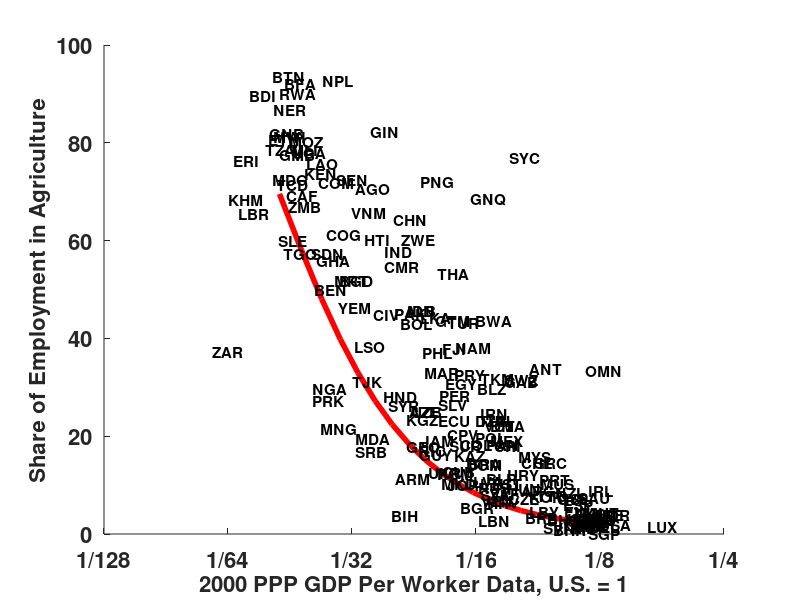
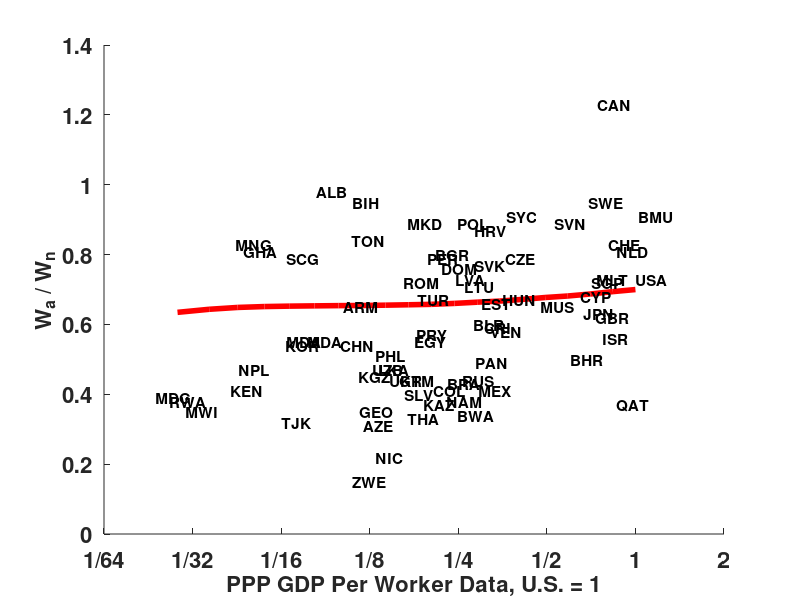

These figures' MATLAB source, in order:
clear all
load ndata.mat
load modelnew.mat
load wage_data.mat
close all

i = 1;

%%%%%%%%%%%%%%%%%%%%%%%%%%%%%%%%%%%%%%%%%%%%%%%%%%%%%%%%%%%%%%%%%%%%%%%%%%%
%%%%%%%%%%%%%%%%%%%%%%%%%%%%%%%%%%%%%%%%%%%%%%%%%%%%%%%%%%%%%%%%%%%%%%%%%%%
% Figure 2 in Lagakos and Waugh
axes1 = axes('Parent',figure,...
'XTickLabel',{'1/128','1/64','1/32','1/16','1/8','1/4','1/2','1','2','4'},...
'FontWeight','bold','FontSize',16);

hold('all');


plot(log2(ndata(:,2)./ndata(157,2)),ndata(:,3),'w*',log2(relgdp(i,:).^-1), 100.*empshr(i,:), 'r-','LineWidth',4)
text(log2(ndata(:,2)./ndata(157,2)),ndata(:,3),names(:,1),'Fontsize',11,'FontWeight','bold','Color','k')
xlabel('2000 PPP GDP Per Worker Data, U.S. = 1','FontWeight','bold','FontSize',16);
ylabel('Share of Employment in Agriculture','FontWeight','bold','FontSize',16);


%%%%%%%%%%%%%%%%%%%%%%%%%%%%%%%%%%%%%%%%%%%%%%%%%%%%%%%%%%%%%%%%%%%%%%%%%%%
%%%%%%%%%%%%%%%%%%%%%%%%%%%%%%%%%%%%%%%%%%%%%%%%%%%%%%%%%%%%%%%%%%%%%%%%%%%
% Figure 1 in Lagakos and Waugh

b = regress(rel_wages(:,2),[ones(length(rel_wages(:,2)),1), log2(rel_wages(:,1))]);

wfit = [ones(length(rel_wages(:,2)),1), sort(log2(rel_wages(:,1)))]*b;


axes1 = axes('Parent',figure,...
'XTickLabel',{'1/64','1/32','1/16','1/8','1/4','1/2','1','2'},...
'FontWeight','bold','FontSize',16);

hold('all');

plot(log2(rel_wages(:,1)),rel_wages(:,2),'w*',log2(relgdp(i,:).^-1),rel_wage_model, 'r-','LineWidth',4)
text(log2(rel_wages(:,1)),rel_wages(:,2),wage_names(:),'Fontsize',11,'FontWeight','bold','Color','k')
xlabel('PPP GDP Per Worker Data, U.S. = 1','FontWeight','bold','FontSize',16);
ylabel('W_a / W_n','FontWeight','bold','FontSize',16);

zzz = 1;

%%%%%%%%%%%%%%%%%%%%%%%%%%%%%%%%%%%%%%%%%%%%%%%%%%%%%%%%%%%%%%%%%%%%%%%%%%%
